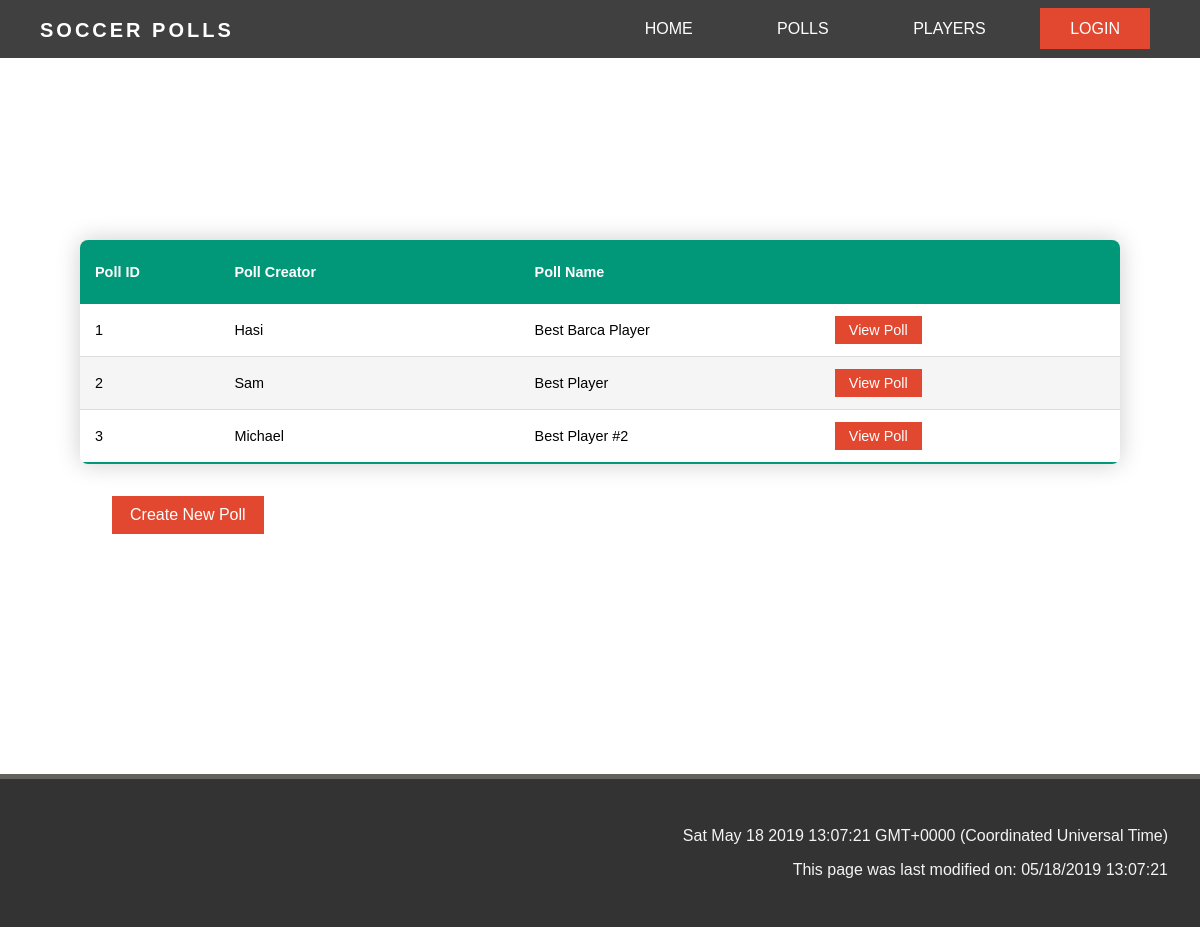
Before: /polllist with the older database file.
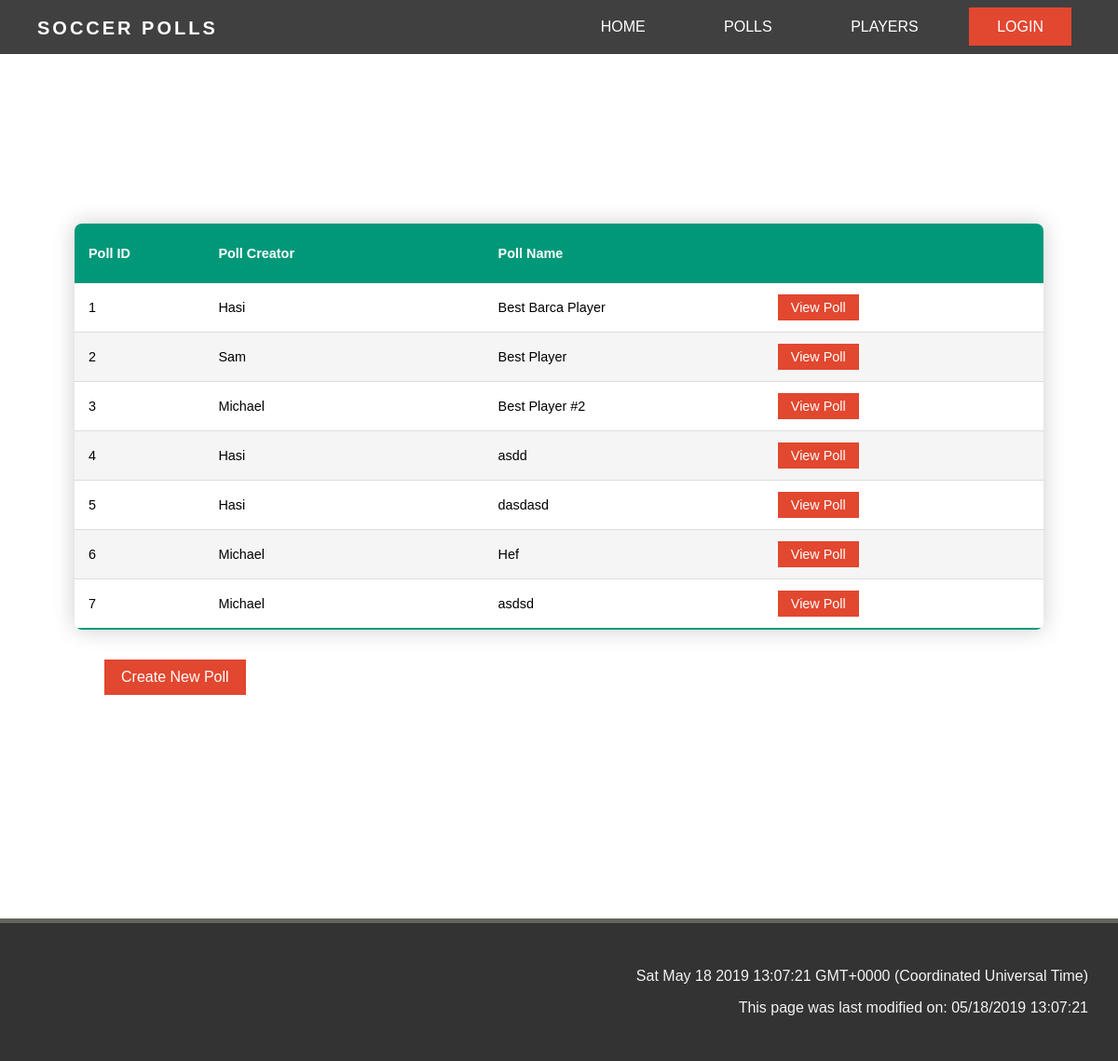
After: the same page with the newer database file.
### app/models.py (models this page shows, shortened)
class Polls(db.Model):
    pollid = db.Column(db.Integer, primary_key=True)
    pollname = db.Column(db.String(64), index=True, unique=False)
    creatorid = db.Column(db.Integer, db.ForeignKey('user.id'))

class User(UserMixin, db.Model):
    id = db.Column(db.Integer, primary_key=True)
    username = db.Column(db.String(64), index=True, unique=True)
    email = db.Column(db.String(120), index=True, unique=True)
    password_hash = db.Column(db.String(128))
    admin = db.Column(db.Boolean, index=False, default=False)
    createdpolls = db.relationship('Polls', backref='creator', lazy='dynamic')
    voter = db.relationship('PollVote', backref='voter', lazy='dynamic')

### app/routes.py (the view)
@app.route('/polllist')
def polllist():
    polls = Polls.query.all()
    return render_template('polllist.html', polllist=polls)

### app/templates/polllist.html (shortened to what this page needs)
{% extends "base2.html" %}
{% block content %}
<div class="table-container">
  <table class="table-content">
    <thead>
      <tr>
        <th>Poll ID</th>
        <th>Poll Creator</th>
        <th>Poll Name</th>
        <th></th>
      </tr>
    </thead>
    <tbody>
      {% for poll in polllist %}
      <tr id=poll.pollid>
        <td>{{ poll.pollid }} </td>
        <td class="fix-size">{{ poll.creator.username }}</td>
        <td class="fix-size">{{ poll.pollname }}</td>
        <td class="fix-size"><a href="{{ url_for('poll', pollid=poll.pollid) }}" class="tablebtn">View Poll </a></td>
      </tr>
      {% endfor %}
  </table>
  <a href="{{ url_for('pollcreate')}}" class="otherbtn">Create New Poll </a>
</div>
{% endblock %}

Changed rows visible on the page:
added Polls: pollid "4", creator.username "Hasi", pollname "asdd"
added Polls: pollid "5", creator.username "Hasi", pollname "dasdasd"
added Polls: pollid "6", creator.username "Michael", pollname "Hef"
added Polls: pollid "7", creator.username "Michael", pollname "asdsd"
